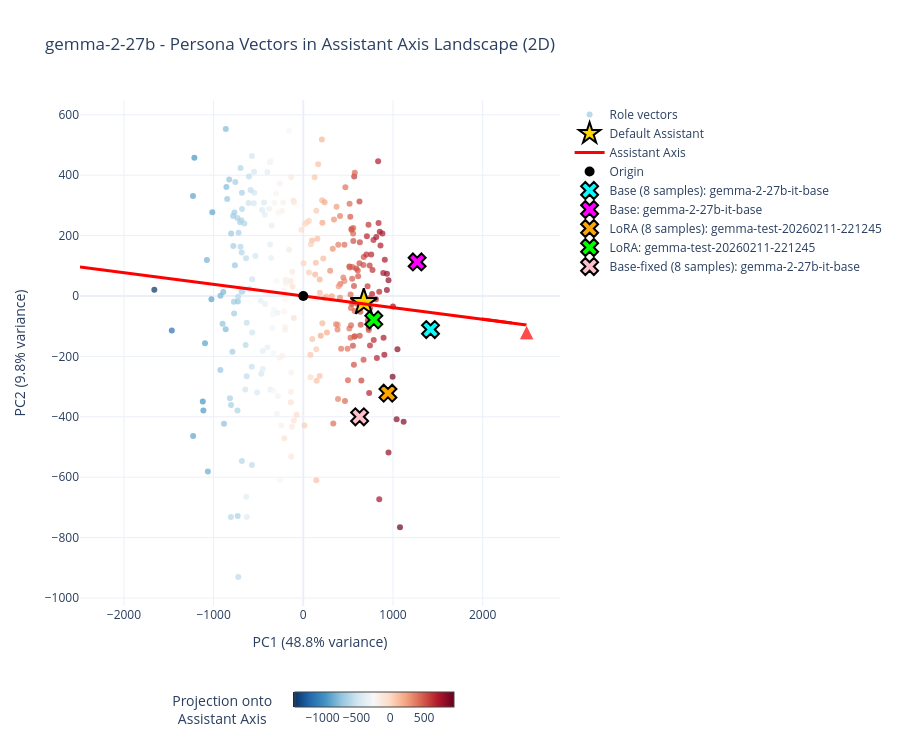

This figure's notebook cell:
### Markdown cell above
## 2D Visualization

### Code cell
fig_2d = lu.plot_2d_landscape(
    pca_result=pca_result,
    role_labels=role_labels,
    variance_explained=variance_explained,
    default_pc=default_pc,
    assistant_axis_pc=assistant_axis_pc,
    role_vectors_centered=role_vectors_centered,
    assistant_axis_orig=assistant_axis_orig,
    test_vectors=custom_vectors,
    title=f"{MODEL_NAME} - Persona Vectors in Assistant Axis Landscape (2D)",
    show_axis_line=True
)

fig_2d.show()

### Figure 1 — Plotly figure (JSON) as saved in the notebook; plotly's stock layout.template omitted (floating-point values rounded to 4 significant figures; data arrays with more than 128 entries replaced by an {"elided": "..."} marker saying what was removed)
{"data": [{"hovertemplate": "<b>%{text}</b><br>PC1: %{x:.2f}<br>PC2: %{y:.2f}<br>Projection: %{marker.color:.2f}<extra></extra>", "marker": {"cmax": 942.3, "cmin": -1437.0, "color": {"elided": "275 float values"}, "colorbar": {"len": 0.6, "orientation": "h", "thickness": 15, "title": {"text": "Projection onto<br>Assistant Axis"}, "x": 0.5, "xanchor": "center", "y": -0.15, "yanchor": "top"}, "colorscale": [[0, "rgb(5,48,97)"], [0.1, "rgb(33,102,172)"], [0.2, "rgb(67,147,195)"], [0.3, "rgb(146,197,222)"], [0.4, "rgb(209,229,240)"], [0.5, "rgb(247,247,247)"], [0.6, "rgb(253,219,199)"], [0.7, "rgb(244,165,130)"], [0.8, "rgb(214,96,77)"], [0.9, "rgb(178,24,43)"], [1, "rgb(103,0,31)"]], "opacity": 0.7, "size": 6}, "mode": "markers", "name": "Role vectors", "text": {"elided": "275 str values"}, "type": "scatter", "x": {"elided": "275 float values"}, "y": {"elided": "275 float values"}}, {"hovertemplate": "<b>%{text}</b><br>PC1: %{x:.2f}<br>PC2: %{y:.2f}<extra></extra>", "marker": {"color": "gold", "line": {"color": "black", "width": 2}, "size": 20, "symbol": "star"}, "mode": "markers", "name": "Default Assistant", "text": ["Default Assistant"], "type": "scatter", "x": [674.3], "y": [-21.29]}, {"hovertemplate": "Assistant Axis Line<extra></extra>", "line": {"color": "red", "dash": "solid", "width": 3}, "mode": "lines", "name": "Assistant Axis", "type": "scatter", "x": [-2490.0, 2490.0], "y": [95.69, -95.69]}, {"hovertemplate": "Toward Default<extra></extra>", "line": {"color": "red", "width": 3}, "marker": {"color": "red", "size": [0, 15], "symbol": "arrow-up"}, "mode": "lines+markers", "name": "Axis Direction", "showlegend": false, "type": "scatter", "x": [1992.0, 2490.0], "y": [-76.55, -95.69]}, {"hovertemplate": "<b>Origin (mean of roles)</b><extra></extra>", "marker": {"color": "black", "size": 10, "symbol": "circle"}, "mode": "markers", "name": "Origin", "text": ["Origin"], "type": "scatter", "x": [0], "y": [0]}, {"hovertemplate": "<b>%{text}</b><br>PC1: %{x:.2f}<br>PC2: %{y:.2f}<extra></extra>", "marker": {"color": "cyan", "line": {"color": "black", "width": 2}, "size": 15, "symbol": "x"}, "mode": "markers", "name": "Base (8 samples): gemma-2-27b-it-base", "text": ["Base (8 samples): gemma-2-27b-it-base"], "type": "scatter", "x": [1418.0], "y": [-111.2]}, {"hovertemplate": "<b>%{text}</b><br>PC1: %{x:.2f}<br>PC2: %{y:.2f}<extra></extra>", "marker": {"color": "magenta", "line": {"color": "black", "width": 2}, "size": 15, "symbol": "x"}, "mode": "markers", "name": "Base: gemma-2-27b-it-base", "text": ["Base: gemma-2-27b-it-base"], "type": "scatter", "x": [1269.0], "y": [112.7]}, {"hovertemplate": "<b>%{text}</b><br>PC1: %{x:.2f}<br>PC2: %{y:.2f}<extra></extra>", "marker": {"color": "orange", "line": {"color": "black", "width": 2}, "size": 15, "symbol": "x"}, "mode": "markers", "name": "LoRA (8 samples): gemma-test-20260211-221245", "text": ["LoRA (8 samples): gemma-test-20260211-221245"], "type": "scatter", "x": [943.7], "y": [-321.8]}, {"hovertemplate": "<b>%{text}</b><br>PC1: %{x:.2f}<br>PC2: %{y:.2f}<extra></extra>", "marker": {"color": "lime", "line": {"color": "black", "width": 2}, "size": 15, "symbol": "x"}, "mode": "markers", "name": "LoRA: gemma-test-20260211-221245", "text": ["LoRA: gemma-test-20260211-221245"], "type": "scatter", "x": [785.9], "y": [-79.15]}, {"hovertemplate": "<b>%{text}</b><br>PC1: %{x:.2f}<br>PC2: %{y:.2f}<extra></extra>", "marker": {"color": "pink", "line": {"color": "black", "width": 2}, "size": 15, "symbol": "x"}, "mode": "markers", "name": "Base-fixed (8 samples): gemma-2-27b-it-base", "text": ["Base-fixed (8 samples): gemma-2-27b-it-base"], "type": "scatter", "x": [627.7], "y": [-400.0]}], "layout": {"height": 750, "hovermode": "closest", "margin": {"b": 100}, "title": {"text": "gemma-2-27b - Persona Vectors in Assistant Axis Landscape (2D)"}, "width": 900, "xaxis": {"title": {"text": "PC1 (48.8% variance)"}}, "yaxis": {"title": {"text": "PC2 (9.8% variance)"}}}}
